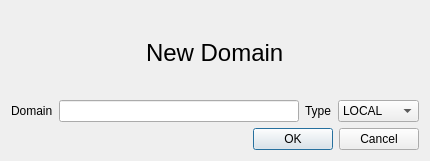
<ui version="4.0" >
 <class>DomainsAddDialog</class>
 <widget class="QDialog" name="DomainsAddDialog" >
  <property name="geometry" >
   <rect>
    <x>0</x>
    <y>0</y>
    <width>430</width>
    <height>161</height>
   </rect>
  </property>
  <property name="windowTitle" >
   <string>New Domain</string>
  </property>
  <property name="locale" >
   <locale country="AnyCountry" language="C" />
  </property>
  <layout class="QVBoxLayout" name="verticalLayout" >
   <item>
    <layout class="QHBoxLayout" name="horizontalLayout_2" >
     <item>
      <spacer name="horizontalSpacer" >
       <property name="orientation" >
        <enum>Qt::Horizontal</enum>
       </property>
       <property name="sizeHint" stdset="0" >
        <size>
         <width>40</width>
         <height>20</height>
        </size>
       </property>
      </spacer>
     </item>
     <item>
      <widget class="QLabel" name="label_Domain" >
       <property name="font" >
        <font>
         <pointsize>18</pointsize>
        </font>
       </property>
       <property name="text" >
        <string>New Domain</string>
       </property>
      </widget>
     </item>
     <item>
      <spacer name="horizontalSpacer_2" >
       <property name="orientation" >
        <enum>Qt::Horizontal</enum>
       </property>
       <property name="sizeHint" stdset="0" >
        <size>
         <width>40</width>
         <height>20</height>
        </size>
       </property>
      </spacer>
     </item>
    </layout>
   </item>
   <item>
    <layout class="QHBoxLayout" name="horizontalLayout" >
     <item>
      <widget class="QLabel" name="label" >
       <property name="text" >
        <string>Domain</string>
       </property>
      </widget>
     </item>
     <item>
      <widget class="QLineEdit" name="lineEdit_Domain" />
     </item>
     <item>
      <widget class="QLabel" name="label_2" >
       <property name="text" >
        <string>Type</string>
       </property>
      </widget>
     </item>
     <item>
      <widget class="QComboBox" name="comboBox" >
       <item>
        <property name="text" >
         <string>LOCAL</string>
        </property>
       </item>
       <item>
        <property name="text" >
         <string>RELAY</string>
        </property>
       </item>
       <item>
        <property name="text" >
         <string>VIRTUAL</string>
        </property>
       </item>
      </widget>
     </item>
    </layout>
   </item>
   <item>
    <widget class="QDialogButtonBox" name="buttonBox" >
     <property name="locale" >
      <locale country="RussianFederation" language="Russian" />
     </property>
     <property name="orientation" >
      <enum>Qt::Horizontal</enum>
     </property>
     <property name="standardButtons" >
      <set>QDialogButtonBox::Cancel|QDialogButtonBox::Ok</set>
     </property>
    </widget>
   </item>
  </layout>
 </widget>
 <resources/>
 <connections>
  <connection>
   <sender>buttonBox</sender>
   <signal>rejected()</signal>
   <receiver>DomainsAddDialog</receiver>
   <slot>reject()</slot>
   <hints>
    <hint type="sourcelabel" >
     <x>295</x>
     <y>148</y>
    </hint>
    <hint type="destinationlabel" >
     <x>286</x>
     <y>160</y>
    </hint>
   </hints>
  </connection>
 </connections>
</ui>
